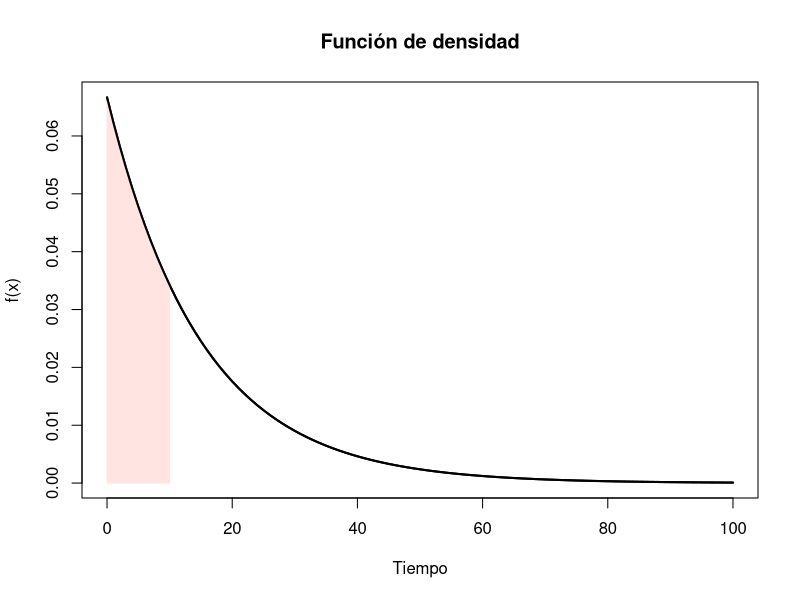
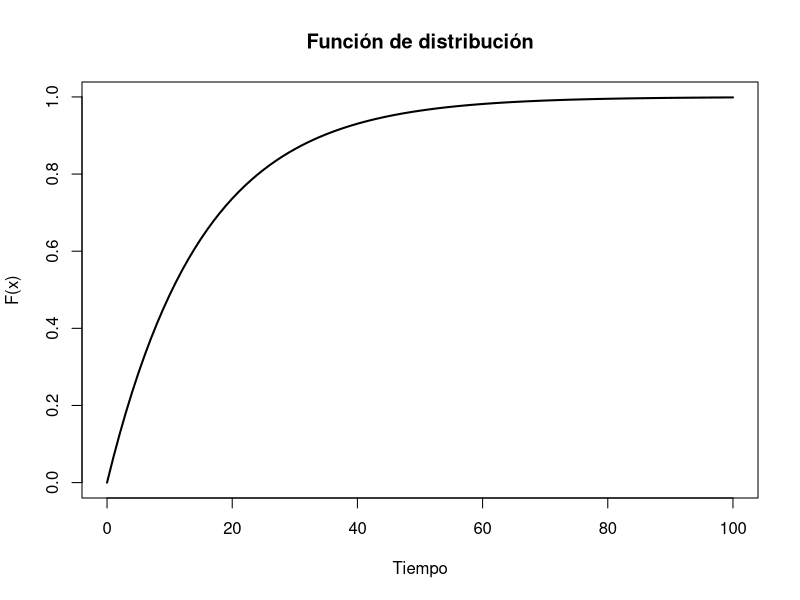

The R script that drew these images, in order: (Note: this script raises an error after producing the figures.)
## ---- chunk 1
knitr::opts_chunk$set(echo = TRUE)
## ---- chunk 2
#función de densidad
f <- function(x) (1/15)*exp((-1/15)*x)
curve(expr = f, from = 0, to = 100, lwd = 2, xlab = "Tiempo", ylab = "f(x)", main = "Función de densidad")
grid <- seq(from = 0, to = 10, len = 1000)
polygon(x = c(0,grid,10), y = c(0,f(grid),0), col = "mistyrose", border = "mistyrose")
curve(expr = f, from = 0, to = 100, lwd = 2, add = T)
#área bajo la curva
pracma::integral(f,0,10)
## ---- chunk 3
# f.d.p.
f <- function(x) (1/15)*exp(-(1/15)*x)
# función de distribución
G <- function(x) 1 - exp(-(1/15)*x)
# gráfica
curve(expr = G, from = 0, to = 100, lwd = 2, xlab = "Tiempo", ylab = "F(x)", main = "Función de distribución")
## ---- chunk 4
knitr::include_graphics("01-sosacoverbook.png")
## ---- chunk 5
knitr::include_graphics("01-devorecoverbook.jpg")
## ---- chunk 6
knitr::include_graphics("01-navidicoverbook.png")
## ---- chunk 7
knitr::include_graphics("01-wackerlycoverbook.jpg")
